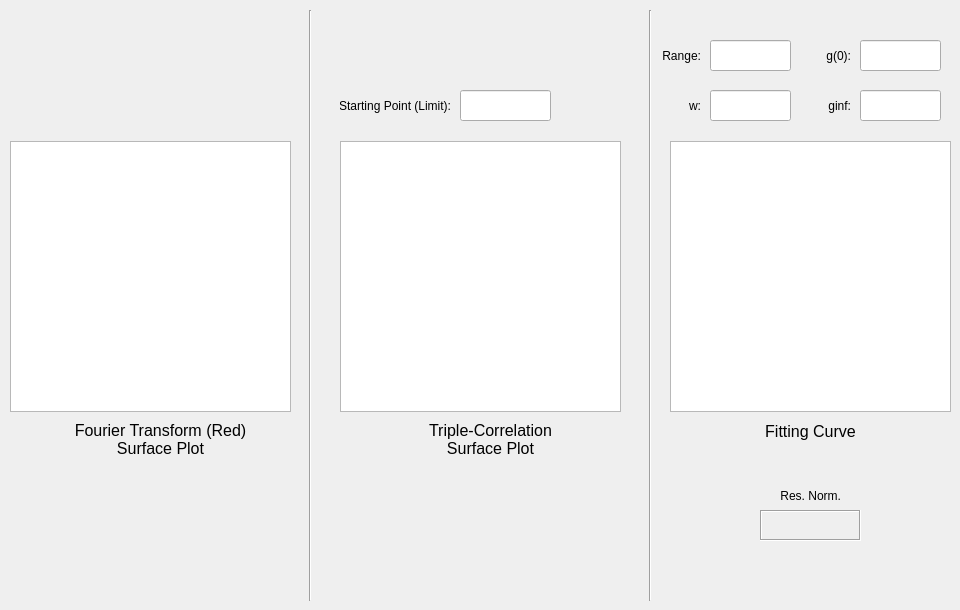
     <widget class="QWidget" name="tripleOutputTab">
      <attribute name="title">
       <string>Triple-Correlation</string>
      </attribute>
      <widget class="QLabel" name="labelOutputTripleFourier">
       <property name="geometry">
        <rect>
         <x>70</x>
         <y>421</y>
         <width>181</width>
         <height>61</height>
        </rect>
       </property>
       <property name="font">
        <font>
         <pointsize>12</pointsize>
        </font>
       </property>
       <property name="text">
        <string>Fourier Transform (Red) Surface Plot</string>
       </property>
       <property name="alignment">
        <set>Qt::AlignHCenter|Qt::AlignTop</set>
       </property>
       <property name="wordWrap">
        <bool>true</bool>
       </property>
      </widget>
      <widget class="Line" name="tripleLeftDivider">
       <property name="geometry">
        <rect>
         <x>300</x>
         <y>10</y>
         <width>20</width>
         <height>591</height>
        </rect>
       </property>
       <property name="orientation">
        <enum>Qt::Vertical</enum>
       </property>
      </widget>
      <widget class="QLabel" name="tripleOutputStartingPoint">
       <property name="geometry">
        <rect>
         <x>340</x>
         <y>90</y>
         <width>111</width>
         <height>31</height>
        </rect>
       </property>
       <property name="text">
        <string>Starting Point (Limit):</string>
       </property>
       <property name="alignment">
        <set>Qt::AlignRight|Qt::AlignTrailing|Qt::AlignVCenter</set>
       </property>
      </widget>
      <widget class="QLabel" name="labelOutputTripleCorrelation3D">
       <property name="geometry">
        <rect>
         <x>410</x>
         <y>421</y>
         <width>161</width>
         <height>61</height>
        </rect>
       </property>
       <property name="font">
        <font>
         <pointsize>12</pointsize>
        </font>
       </property>
       <property name="text">
        <string>Triple-Correlation Surface Plot</string>
       </property>
       <property name="alignment">
        <set>Qt::AlignHCenter|Qt::AlignTop</set>
       </property>
       <property name="wordWrap">
        <bool>true</bool>
       </property>
      </widget>
      <widget class="Line" name="tripleRightDivider">
       <property name="geometry">
        <rect>
         <x>640</x>
         <y>10</y>
         <width>20</width>
         <height>591</height>
        </rect>
       </property>
       <property name="orientation">
        <enum>Qt::Vertical</enum>
       </property>
      </widget>
      <widget class="QLabel" name="labelOutputTripleCorrelation">
       <property name="geometry">
        <rect>
         <x>730</x>
         <y>421</y>
         <width>161</width>
         <height>21</height>
        </rect>
       </property>
       <property name="font">
        <font>
         <pointsize>12</pointsize>
        </font>
       </property>
       <property name="text">
        <string>Fitting Curve</string>
       </property>
       <property name="alignment">
        <set>Qt::AlignCenter</set>
       </property>
      </widget>
      <widget class="QGraphicsView" name="imageTripleFourier">
       <property name="geometry">
        <rect>
         <x>10</x>
         <y>141</y>
         <width>281</width>
         <height>271</height>
        </rect>
       </property>
      </widget>
      <widget class="QGraphicsView" name="imageTripleCorrelation3D">
       <property name="geometry">
        <rect>
         <x>340</x>
         <y>141</y>
         <width>281</width>
         <height>271</height>
        </rect>
       </property>
      </widget>
      <widget class="QGraphicsView" name="imageTripleCorrelation">
       <property name="geometry">
        <rect>
         <x>670</x>
         <y>141</y>
         <width>281</width>
         <height>271</height>
        </rect>
       </property>
      </widget>
      <widget class="QLabel" name="labelTripleResNorm">
       <property name="geometry">
        <rect>
         <x>750</x>
         <y>480</y>
         <width>91</width>
         <height>31</height>
        </rect>
       </property>
       <property name="text">
        <string>Res. Norm.</string>
       </property>
       <property name="alignment">
        <set>Qt::AlignRight|Qt::AlignTrailing|Qt::AlignVCenter</set>
       </property>
      </widget>
      <widget class="QLabel" name="tripleResNormValue">
       <property name="geometry">
        <rect>
         <x>760</x>
         <y>510</y>
         <width>101</width>
         <height>31</height>
        </rect>
       </property>
       <property name="font">
        <font>
         <pointsize>8</pointsize>
        </font>
       </property>
       <property name="frameShape">
        <enum>QFrame::Box</enum>
       </property>
       <property name="frameShadow">
        <enum>QFrame::Sunken</enum>
       </property>
       <property name="text">
        <string/>
       </property>
       <property name="alignment">
        <set>Qt::AlignCenter</set>
       </property>
      </widget>
      <widget class="QLineEdit" name="startingPointInput">
       <property name="geometry">
        <rect>
         <x>460</x>
         <y>90</y>
         <width>91</width>
         <height>31</height>
        </rect>
       </property>
      </widget>
      <widget class="QLabel" name="tripleG0">
       <property name="geometry">
        <rect>
         <x>790</x>
         <y>40</y>
         <width>61</width>
         <height>31</height>
        </rect>
       </property>
       <property name="text">
        <string>g(0):</string>
       </property>
       <property name="alignment">
        <set>Qt::AlignRight|Qt::AlignTrailing|Qt::AlignVCenter</set>
       </property>
      </widget>
      <widget class="QLabel" name="tripleW">
       <property name="geometry">
        <rect>
         <x>610</x>
         <y>90</y>
         <width>91</width>
         <height>31</height>
        </rect>
       </property>
       <property name="text">
        <string>w:</string>
       </property>
       <property name="alignment">
        <set>Qt::AlignRight|Qt::AlignTrailing|Qt::AlignVCenter</set>
       </property>
      </widget>
      <widget class="QLineEdit" name="tripleGinfTextbox">
       <property name="geometry">
        <rect>
         <x>860</x>
         <y>90</y>
         <width>81</width>
         <height>31</height>
        </rect>
       </property>
      </widget>
      <widget class="QLineEdit" name="tripleG0Textbox">
       <property name="geometry">
        <rect>
         <x>860</x>
         <y>40</y>
         <width>81</width>
         <height>31</height>
        </rect>
       </property>
      </widget>
      <widget class="QLineEdit" name="tripleRangeTextbox">
       <property name="geometry">
        <rect>
         <x>710</x>
         <y>40</y>
         <width>81</width>
         <height>31</height>
        </rect>
       </property>
      </widget>
      <widget class="QLabel" name="tripleRange">
       <property name="geometry">
        <rect>
         <x>610</x>
         <y>40</y>
         <width>91</width>
         <height>31</height>
        </rect>
       </property>
       <property name="text">
        <string>Range:</string>
       </property>
       <property name="alignment">
        <set>Qt::AlignRight|Qt::AlignTrailing|Qt::AlignVCenter</set>
       </property>
      </widget>
      <widget class="QLabel" name="tripleGinf">
       <property name="geometry">
        <rect>
         <x>760</x>
         <y>90</y>
         <width>91</width>
         <height>31</height>
        </rect>
       </property>
       <property name="text">
        <string>ginf:</string>
       </property>
       <property name="alignment">
        <set>Qt::AlignRight|Qt::AlignTrailing|Qt::AlignVCenter</set>
       </property>
      </widget>
      <widget class="QLineEdit" name="tripleWTextbox">
       <property name="geometry">
        <rect>
         <x>710</x>
         <y>90</y>
         <width>81</width>
         <height>31</height>
        </rect>
       </property>
      </widget>
     </widget>
